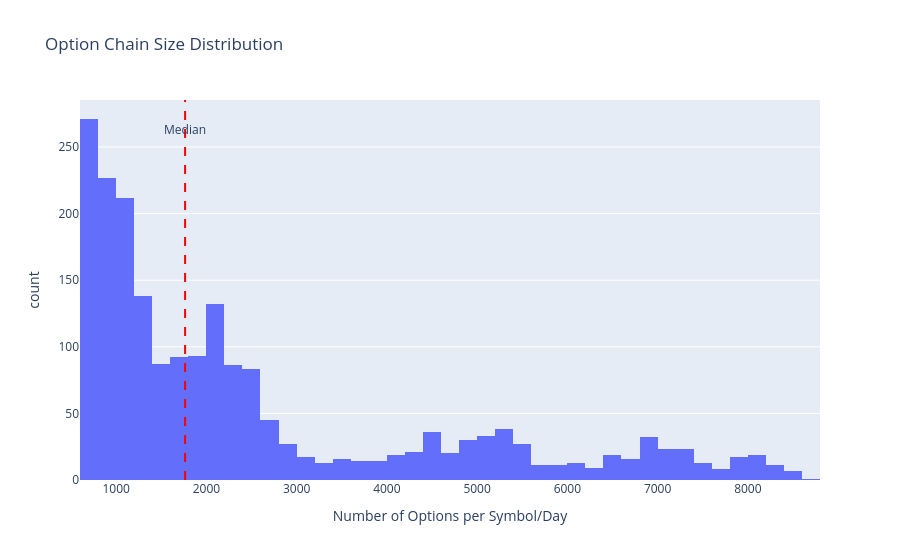

Notebook code cell kept with this figure:
### Code cell
# Visualize: Distribution of chain sizes
fig = px.histogram(
    options_per_symbol.to_pandas(),
    x="n_options",
    nbins=50,
    title="Option Chain Size Distribution",
    labels={"n_options": "Number of Options per Symbol/Day", "count": "Frequency"},
)
median_options = float(options_per_symbol["n_options"].median())
fig.add_vline(x=median_options, line_dash="dash", line_color="red")
fig.add_annotation(x=median_options, y=0.95, yref="paper", text="Median", showarrow=False)
fig.update_layout(showlegend=False)
fig.show()

### Figure 1 — Plotly figure (JSON) as saved in the notebook; plotly's stock layout.template omitted (floating-point values rounded to 4 significant figures; data arrays with more than 128 entries replaced by an {"elided": "..."} marker saying what was removed)
{"data": [{"bingroup": "x", "hovertemplate": "Number of Options per Symbol/Day=%{x}<br>count=%{y}<extra></extra>", "legendgroup": "", "marker": {"color": "#636efa", "pattern": {"shape": ""}}, "name": "", "nbinsx": 50, "orientation": "v", "showlegend": false, "type": "histogram", "x": {"elided": "2024 int values"}, "xaxis": "x", "yaxis": "y"}], "layout": {"annotations": [{"showarrow": false, "text": "Median", "x": 1764.0, "y": 0.95, "yref": "paper"}], "barmode": "relative", "legend": {"tracegroupgap": 0}, "shapes": [{"line": {"color": "red", "dash": "dash"}, "type": "line", "x0": 1764.0, "x1": 1764.0, "xref": "x", "y0": 0, "y1": 1, "yref": "y domain"}], "showlegend": false, "title": {"text": "Option Chain Size Distribution"}, "xaxis": {"anchor": "y", "domain": [0.0, 1.0], "title": {"text": "Number of Options per Symbol/Day"}}, "yaxis": {"anchor": "x", "domain": [0.0, 1.0], "title": {"text": "count"}}}}
